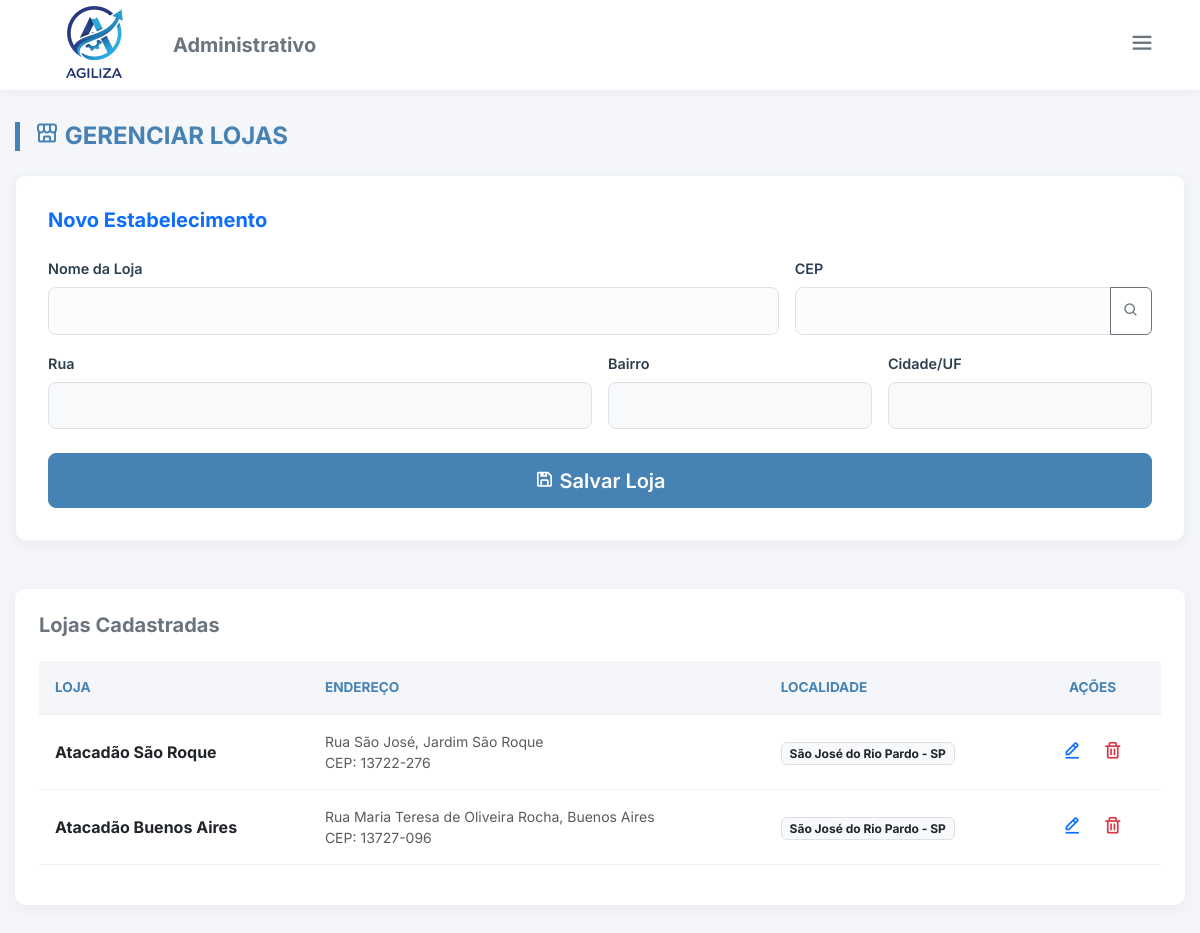
/cad_estabelecimento.php (signed in), run on the app's committed database.
### tables this page shows
CREATE TABLE `estabelecimento` (
  `id_estabelecimento` int NOT NULL,
  `nome_estabelecimento` varchar(100) NOT NULL,
  `cep` varchar(255) NOT NULL,
  `rua` varchar(255) NOT NULL,
  `bairro` varchar(255) NOT NULL,
  `cidade` varchar(120) NOT NULL,
  `estado` char(2) NOT NULL,
  `ativo` tinyint(1) DEFAULT '1'
);

### cad_estabelecimento.php (the view, shortened to what this page needs)
<?php
require_once "config/conexao.php";
?>
<!DOCTYPE html>
<html lang="pt-br">
<head>
  <link href="https://cdn.jsdelivr.net/npm/bootstrap@5.3.6/dist/css/bootstrap.min.css" rel="stylesheet">
  <link href="https://unpkg.com/boxicons@2.1.4/css/boxicons.min.css" rel="stylesheet">
  <link href="assets/css/style_cad.css" rel="stylesheet">
  <link href="assets/css/dark_mode.css" rel="stylesheet">
</head>
<body>
  <div class="top-bar">
    <div class="d-flex align-items-center gap-3">
      <img src="assets/img/logoagilizasemfundo.png" class="logo" alt="Logo">
      <h5 class="m-0 fw-bold text-secondary d-none d-md-block">Administrativo</h5>
    </div>
    <div class="dropdown">
      <button class="btn btn-outline-secondary border-0" type="button" data-bs-toggle="dropdown"><i
          class='bx bx-menu fs-3'></i></button>
    </div>
  </div>
  <div class="main-container">
    <h2 class="page-title"><i class='bx bx-store-alt'></i> Gerenciar Lojas</h2>
    <div class="form-card">
      <h5 class="mb-4 text-primary fw-bold">Novo Estabelecimento</h5>
      <form method="post">
        <div class="row g-3">
          <div class="col-md-8">
            <label class="form-label">Nome da Loja</label>
            <input type="text" class="form-control" name="nome_estabelecimento" required>
          </div>
          <div class="col-md-4">
            <label class="form-label">CEP</label>
            <div class="input-group">
              <input type="text" class="form-control" id="cep" name="cep" required>
              <button class="btn btn-outline-secondary" type="button" id="btnBuscarCep"><i
                  class='bx bx-search'></i></button>
            </div>
          </div>
          <div class="col-md-6">
            <label class="form-label">Rua</label>
            <input type="text" class="form-control bg-light" id="rua" readonly>
          </div>
          <div class="col-md-3">
            <label class="form-label">Bairro</label>
            <input type="text" class="form-control bg-light" id="bairro" readonly>
          </div>
          <div class="col-md-3">
            <label class="form-label">Cidade/UF</label>
            <input type="text" class="form-control bg-light" id="cidade" readonly>
          </div>
          <div class="col-12 mt-4">
            <button type="submit" name="cadastrar" class="btn btn-primary w-100 btn-lg"><i class='bx bx-save'></i>
              Salvar Loja</button>
          </div>
        </div>
      </form>
    </div>
    <?php $lojas = $conn->query("SELECT * FROM estabelecimento WHERE ativo = 1"); ?>
    <div class="table-container">
      <h5 class="mb-4 text-secondary fw-bold">Lojas Cadastradas</h5>
      <div class="table-responsive">
        <table class="table table-hover align-middle">
          <thead>
            <tr>
              <th>Loja</th>
              <th>Endereço</th>
              <th>Localidade</th>
              <th class="text-center">Ações</th>
            </tr>
          </thead>
          <tbody>
            <?php while ($row = $lojas->fetch(PDO::FETCH_ASSOC)): ?>
              <tr>
                <td class="fw-bold text-dark"><?= htmlspecialchars($row['nome_estabelecimento']); ?></td>
                <td class="text-muted small">
                  <?= htmlspecialchars($row['rua']); ?>, <?= htmlspecialchars($row['bairro']); ?> <br>
                  CEP: <?= htmlspecialchars($row['cep']); ?>
                </td>
                <td><span class="badge bg-light text-dark border"><?= htmlspecialchars($row['cidade']); ?> -
                    <?= htmlspecialchars($row['estado']); ?></span></td>
                <td class="text-center">
                  <a href="alt_estabelecimento.php?al=<?= $row["id_estabelecimento"]; ?>"
                    class="btn btn-sm btn-outline-primary border-0"><i class='bx bx-edit-alt fs-5'></i></a>
                  <a href="#" onclick="confirmarExclusao(<?= $row['id_estabelecimento']; ?>)"
                    class="btn btn-sm btn-outline-danger border-0"><i class='bx bx-trash fs-5'></i></a>
                </td>
              </tr>
            <?php endwhile; ?>
          </tbody>
        </table>
      </div>
    </div>
  </div>
</body>
</html>

### assets/css/style_cad.css (style rules this page uses)
:root { --primary-color: #4682B4; --primary-hover: #3a6ea5; --bg-light: #f4f6f9; --card-bg: #ffffff; --text-dark: #2c3e50; --text-muted: #6c757d; --radius: 10px; --shadow: 0 4px 15px rgba(0, 0, 0, 0.05); }
body { background-color: var(--bg-light); font-family: 'Inter', sans-serif; color: var(--text-dark); min-height: 100vh; display: flex; flex-direction: column; }
.top-bar { background-color: var(--card-bg); padding: 0.8rem 2rem; display: flex; align-items: center; justify-content: space-between; box-shadow: 0 2px 10px rgba(0, 0, 0, 0.05); margin-bottom: 2rem; z-index: 100; height: 90px; }
.top-bar .logo { height: 125px; width: auto; object-fit: contain; }
.main-container { max-width: 1200px; margin: 0 auto; padding: 0 15px 40px 15px; width: 100%; flex: 1; }
.page-title { font-weight: 700; color: var(--primary-color); margin-bottom: 1.5rem; text-transform: uppercase; font-size: 1.5rem; border-left: 5px solid var(--primary-color); padding-left: 15px; }
.form-card { background: var(--card-bg); border-radius: var(--radius); box-shadow: var(--shadow); padding: 2rem; margin-bottom: 3rem; border: 1px solid #eef2f7; }
.form-label { font-weight: 600; font-size: 0.9rem; color: var(--text-dark); }
.form-control, .form-select { border-radius: 8px; padding: 0.7rem 1rem; border: 1px solid #dee2e6; background-color: #fcfcfc; font-size: 0.95rem; }
.table-container { background: var(--card-bg); border-radius: var(--radius); box-shadow: var(--shadow); padding: 1.5rem; overflow: hidden; }
.table thead th { background-color: var(--bg-light); color: var(--primary-color); font-weight: 700; text-transform: uppercase; font-size: 0.85rem; border-bottom: 2px solid #eef2f7; padding: 1rem; }
.table tbody td { padding: 1rem; vertical-align: middle; color: var(--text-dark); border-bottom: 1px solid #f1f1f1; }
.btn-primary { background-color: var(--primary-color); border-color: var(--primary-color); padding: 0.7rem 1.5rem; font-weight: 600; border-radius: 8px; transition: all 0.3s; }

### assets/css/dark_mode.css (style rules this page uses)
:root { --bg-body: #f8f9fa; --bg-card: #ffffff; --bg-input: #ffffff; --text-primary: #1e293b; --text-secondary: #64748b; --border-color: #e2e8f0; --accent-color: #3b82f6; --modal-overlay: rgba(0, 0, 0, 0.5); --btn-close-filter: none; }
body, .card, .modal-content, .navbar, .table, th, td, .cart-panel, .product-panel, .btn-produto, input, .form-control, .form-select, .closing-card, .kpi-card { transition: background-color 0.3s ease, color 0.3s ease, border-color 0.3s ease; }

### data on the page
estabelecimento: nome_estabelecimento "Atacadão São Roque", rua "Rua São José", bairro "Jardim São Roque", cep "13722-276", cidade "São José do Rio Pardo", estado "SP"
estabelecimento: nome_estabelecimento "Atacadão Buenos Aires", rua "Rua Maria Teresa de Oliveira Rocha", bairro "Buenos Aires", cep "13727-096", cidade "São José do Rio Pardo", estado "SP"
